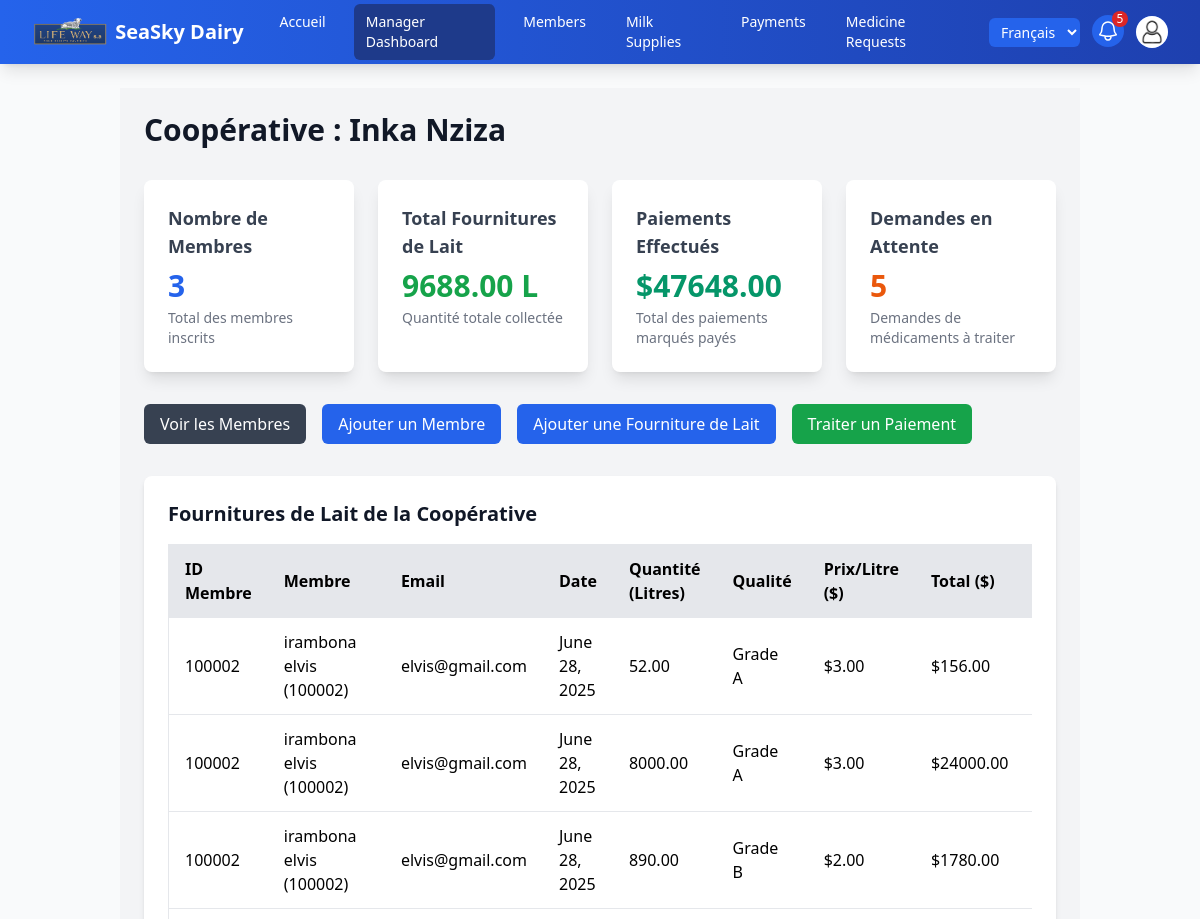
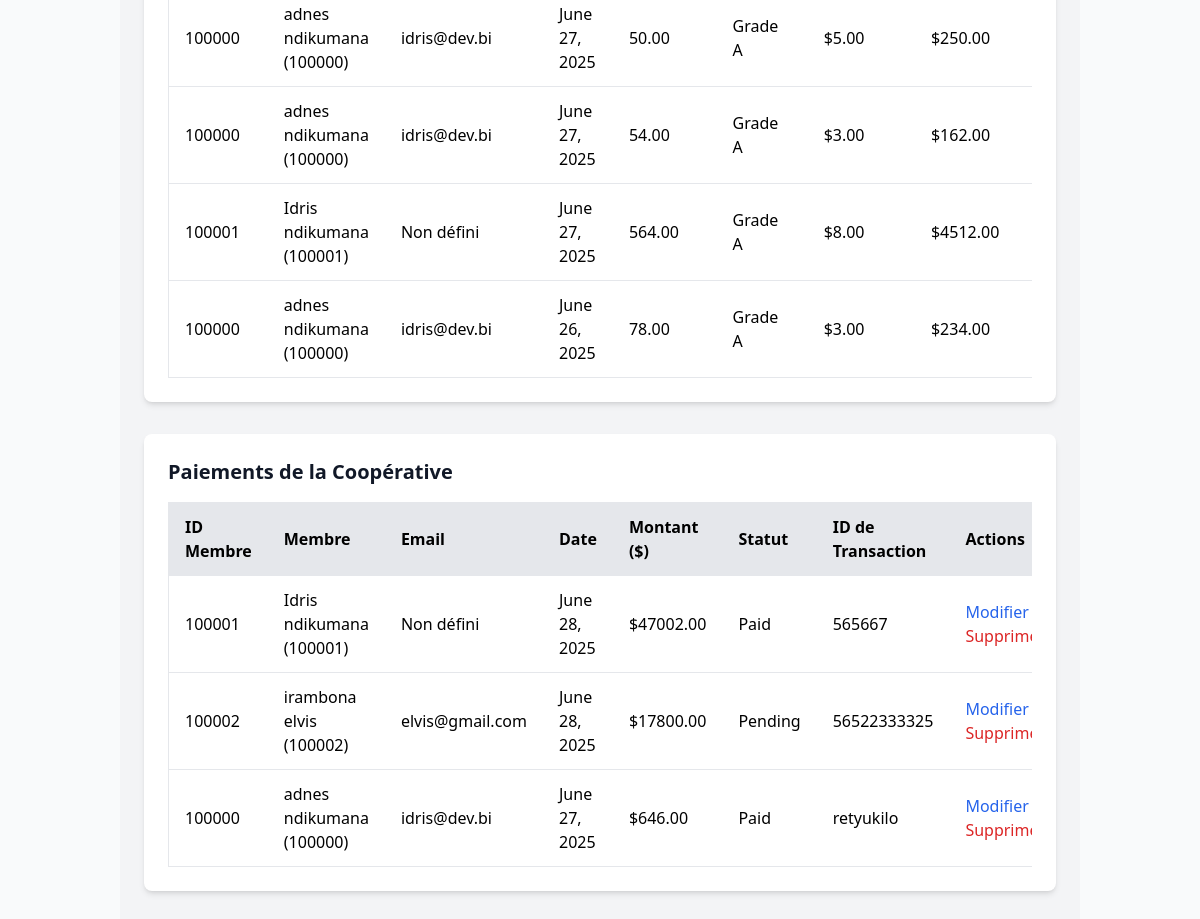
Page /dashboard/manager/ (signed in) on the committed database (2 pictures, top to bottom).
### supply/models.py (models this page shows, shortened)
class Cooperative(models.Model):
    name = models.CharField(max_length=100, unique=True)
    location = models.CharField(max_length=200, blank=True)
    contact_info = models.EmailField(blank=True, null=True)
    created_at = models.DateTimeField(auto_now_add=True)
    def __str__(self):
        return self.name
    class Meta:
        indexes = [
            models.Index(fields=['name']),
        ]

class MilkSupply(models.Model):
    member = models.ForeignKey(Member, on_delete=models.CASCADE, related_name="milk_supplies")
    supply_date = models.DateField(default=timezone.now)
    quantity_liters = models.DecimalField(
        max_digits=10, decimal_places=2, validators=[MinValueValidator(0.01)],
        help_text="Quantity of milk in liters"
    )
    quality_grade = models.CharField(max_length=10, choices=[
        ('A', 'Grade A'),
        ('B', 'Grade B'),
        ('C', 'Grade C')
    ], default='A')
    price_per_liter = models.DecimalField(
        max_digits=10, decimal_places=2, validators=[MinValueValidator(0.01)],
        help_text="Price per liter in USD"
    )
    recorded_at = models.DateTimeField(auto_now_add=True)
    def total_value(self):
        return self.quantity_liters * self.price_per_liter
    class Meta:
        indexes = [
            models.Index(fields=['member', 'supply_date']),
            models.Index(fields=['supply_date']),
        ]

class Member(models.Model):
    user = models.OneToOneField(User, on_delete=models.CASCADE, related_name="member_profile")
    cooperative = models.ForeignKey(Cooperative, on_delete=models.SET_NULL, null=True, blank=True, related_name="members")
    first_name = models.CharField(max_length=50)
    last_name = models.CharField(max_length=50)
    member_id = models.IntegerField(unique=True, editable=False)
    contact_number = models.CharField(max_length=15, blank=True)
    email = models.EmailField(blank=True, null=True)
    joined_date = models.DateField(default=timezone.now)
    def __str__(self):
        return f"{self.first_name} {self.last_name} ({self.member_id})"
    @property
    def full_name(self):
        return f"{self.first_name} {self.last_name}".strip()
    class Meta:
        indexes = [
            models.Index(fields=['member_id']),
            models.Index(fields=['cooperative']),
        ]

class User(AbstractUser):
    ROLE_CHOICES = [
        ('ADMIN', 'Admin'),
        ('MANAGER', 'Cooperative Manager'),
        ('MEMBER', 'Member'),
    ]
    role = models.CharField(max_length=20, choices=ROLE_CHOICES, default='MEMBER')

class Payment(models.Model):
    member = models.ForeignKey(Member, on_delete=models.CASCADE, related_name="payments")
    milk_supply = models.ManyToManyField(MilkSupply, related_name="payments")
    amount = models.DecimalField(
        max_digits=10, decimal_places=2, validators=[MinValueValidator(0.01)]
    )
    payment_date = models.DateField(default=timezone.now)
    status = models.CharField(max_length=20, choices=[
        ('PENDING', 'Pending'),
        ('PAID', 'Paid'),
        ('OVERDUE', 'Overdue')
    ], default='PENDING')
    transaction_id = models.CharField(max_length=50, blank=True, null=True)
    notified = models.BooleanField(default=False)
    class Meta:
        indexes = [
            models.Index(fields=['member', 'payment_date']),
            models.Index(fields=['status']),
        ]

### supply/views.py (the view)
# urls.py: path('dashboard/manager/', views.manager_dashboard, name='manager_dashboard'),
@role_required('MANAGER')
def manager_dashboard(request):
    cooperative = manager_cooperative(request.user)
    if cooperative is None:
        messages.error(request, "Your account is not assigned to a cooperative. Contact an administrator.")
        return render(request, 'manager_dashboard.html', {'cooperative': None})
    supplies = (MilkSupply.objects.filter(member__cooperative=cooperative)
                .select_related('member__user').order_by('-supply_date'))
    payments = (Payment.objects.filter(member__cooperative=cooperative)
                .select_related('member__user').order_by('-payment_date'))
    total_milk_liters = supplies.aggregate(total=Sum('quantity_liters'))['total'] or 0
    total_payments = payments.filter(status='PAID').aggregate(total=Sum('amount'))['total'] or 0
    return render(request, 'manager_dashboard.html', {
        'cooperative': cooperative,
        'supplies': supplies,
        'payments': payments,
        'total_milk_liters': total_milk_liters,
        'total_payments': total_payments,
        'pending_requests': MedicineRequest.objects.filter(
            member__cooperative=cooperative, status='PENDING').count(),
    })

### supply/context_processors.py (called while the page is built)
def notifications(request):
    user = getattr(request, 'user', None)
    if user is None or not user.is_authenticated:
        return {}
    requests = MedicineRequest.objects.filter(status='PENDING')
    if user.role == 'MANAGER':
        profile = get_member_profile(user)
        requests = requests.filter(member__cooperative=profile.cooperative if profile else None)
    elif user.role != 'ADMIN':
        profile = get_member_profile(user)
        requests = requests.filter(member=profile) if profile else requests.none()
    return {'pending_request_count': requests.count()}

### supply/forms.py (called while the page is built)
def get_member_profile(user):
    if user is None or not user.is_authenticated:
        return None
    try:
        return user.member_profile
    except Member.DoesNotExist:
        return None

### supply/views.py (called while the page is built)
def role_required(*roles):
    def decorator(view):
        @wraps(view)
        @login_required
        def wrapper(request, *args, **kwargs):
            if request.user.role not in roles:
                return HttpResponseForbidden("Access denied")
            return view(request, *args, **kwargs)
        return wrapper
    return decorator

def manager_cooperative(user):
    profile = get_member_profile(user)
    return profile.cooperative if profile else None

### supply/templates/manager_dashboard.html (shortened to what this page needs)
{% extends 'base.html' %}
{% block content %}
<div class="bg-gray-100 min-h-screen p-6">
    <div class="max-w-7xl mx-auto">
        {% if not cooperative %}
        <div class="bg-white p-6 rounded-lg shadow-md">
            <h1 class="text-2xl font-bold text-gray-900 mb-2" data-lang="fr">Aucune coopérative assignée</h1>
            <p class="text-gray-600" data-lang="fr">Votre compte n'est rattaché à aucune coopérative. Veuillez contacter un administrateur.</p>
        </div>
        {% else %}
        <h1 class="text-3xl font-bold mb-8 text-gray-900" data-lang="fr">Coopérative : {{ cooperative }}</h1>
        {% if user.role == 'MANAGER' %}
        <div class="grid grid-cols-1 sm:grid-cols-2 lg:grid-cols-4 gap-6 mb-8">
            <div class="bg-white p-6 rounded-lg shadow-lg hover:shadow-xl transition-shadow duration-300 animate-fade-in">
                <h3 class="text-lg font-semibold text-gray-700" data-lang="fr">Nombre de Membres</h3>
                <p class="text-3xl font-bold text-blue-600 mt-2">{{ cooperative.members.count }}</p>
                <p class="text-sm text-gray-500 mt-1" data-lang="fr">Total des membres inscrits</p>
            </div>
            <div class="bg-white p-6 rounded-lg shadow-lg hover:shadow-xl transition-shadow duration-300 animate-fade-in">
                <h3 class="text-lg font-semibold text-gray-700" data-lang="fr">Total Fournitures de Lait</h3>
                <p class="text-3xl font-bold text-green-600 mt-2">{{ total_milk_liters|floatformat:2 }} L</p>
                <p class="text-sm text-gray-500 mt-1" data-lang="fr">Quantité totale collectée</p>
            </div>
            <div class="bg-white p-6 rounded-lg shadow-lg hover:shadow-xl transition-shadow duration-300 animate-fade-in">
                <h3 class="text-lg font-semibold text-gray-700" data-lang="fr">Paiements Effectués</h3>
                <p class="text-3xl font-bold text-emerald-600 mt-2">${{ total_payments|floatformat:2 }}</p>
                <p class="text-sm text-gray-500 mt-1" data-lang="fr">Total des paiements marqués payés</p>
            </div>
            <a href="{% url 'medicine_request_list' %}?status=PENDING" class="block bg-white p-6 rounded-lg shadow-lg hover:shadow-xl transition-shadow duration-300 animate-fade-in">
                <h3 class="text-lg font-semibold text-gray-700" data-lang="fr">Demandes en Attente</h3>
                <p class="text-3xl font-bold text-orange-600 mt-2">{{ pending_requests }}</p>
                <p class="text-sm text-gray-500 mt-1" data-lang="fr">Demandes de médicaments à traiter</p>
            </a>
        </div>
        <div class="mb-8 flex flex-wrap gap-4">
            <a href="{% url 'member_list' %}" class="inline-block bg-gray-700 text-white px-4 py-2 rounded-md hover:bg-gray-800 focus:ring-2 focus:ring-gray-500 focus:outline-none transition-transform hover:scale-105" data-lang="fr">Voir les Membres</a>
            <a href="{% url 'member_create' %}" class="inline-block bg-blue-600 text-white px-4 py-2 rounded-md hover:bg-blue-700 focus:ring-2 focus:ring-blue-500 focus:outline-none transition-transform hover:scale-105" data-lang="fr">Ajouter un Membre</a>
            <button type="button" class="inline-block bg-blue-600 text-white px-4 py-2 rounded-md hover:bg-blue-700 focus:ring-2 focus:ring-blue-500 focus:outline-none transition-transform hover:scale-105" onclick="document.getElementById('milk-supply-modal').classList.remove('hidden')" data-lang="fr">Ajouter une Fourniture de Lait</button>
            <a href="{% url 'payment_create' %}" class="inline-block bg-green-600 text-white px-4 py-2 rounded-md hover:bg-green-700 focus:ring-2 focus:ring-green-500 focus:outline-none transition-transform hover:scale-105" data-lang="fr">Traiter un Paiement</a>
        </div>
        {% endif %}
        <div class="bg-white p-6 rounded-lg shadow-md mb-8">
            <h2 class="text-xl font-semibold mb-4 text-gray-900" data-lang="fr">Fournitures de Lait de la Coopérative</h2>
            <div class="overflow-x-auto">
                <table class="min-w-full bg-white border rounded-lg">
                    <thead class="bg-gray-200">
                        <tr>
                            <th class="py-3 px-4 border-b text-left" data-lang="fr">ID Membre</th>
                            <th class="py-3 px-4 border-b text-left" data-lang="fr">Membre</th>
                            <th class="py-3 px-4 border-b text-left" data-lang="fr">Email</th>
                            <th class="py-3 px-4 border-b text-left" data-lang="fr">Date</th>
                            <th class="py-3 px-4 border-b text-left" data-lang="fr">Quantité (Litres)</th>
                            <th class="py-3 px-4 border-b text-left" data-lang="fr">Qualité</th>
                            <th class="py-3 px-4 border-b text-left" data-lang="fr">Prix/Litre ($)</th>
                            <th class="py-3 px-4 border-b text-left" data-lang="fr">Total ($)</th>
                            {% if user.role == 'MANAGER' %}
                                <th class="py-3 px-4 border-b text-left" data-lang="fr">Actions</th>
                            {% endif %}
                        </tr>
                    </thead>
                    <tbody>
                        {% for supply in supplies %}
                        <tr class="hover:bg-gray-50 animate-fade-in">
                            <td class="py-3 px-4 border-b">{{ supply.member.member_id }}</td>
                            <td class="py-3 px-4 border-b">{{ supply.member }}</td>
                            <td class="py-3 px-4 border-b">{{ supply.member.user.email|default:"Non défini" }}</td>
                            <td class="py-3 px-4 border-b">{{ supply.supply_date }}</td>
                            <td class="py-3 px-4 border-b">{{ supply.quantity_liters }}</td>
                            <td class="py-3 px-4 border-b">{{ supply.get_quality_grade_display }}</td>
                            <td class="py-3 px-4 border-b">${{ supply.price_per_liter|floatformat:2 }}</td>
                            <td class="py-3 px-4 border-b">${{ supply.total_value|floatformat:2 }}</td>
                            {% if user.role == 'MANAGER' %}
                                <td class="py-3 px-4 border-b">
                                </td>
                            {% endif %}
                        </tr>
                        {% empty %}
                        <tr>
                            <td colspan="{% if user.role == 'MANAGER' %}9{% else %}8{% endif %}" class="py-3 px-4 border-b text-center text-gray-500" data-lang="fr">Aucune fourniture de lait.</td>
                        </tr>
                        {% endfor %}
                    </tbody>
                </table>
            </div>
        </div>
        <div class="bg-white p-6 rounded-lg shadow-md">
            <h2 class="text-xl font-semibold mb-4 text-gray-900" data-lang="fr">Paiements de la Coopérative</h2>
            <div class="overflow-x-auto">
                <table class="min-w-full bg-white border rounded-lg">
                    <thead class="bg-gray-200">
                        <tr>
                            <th class="py-3 px-4 border-b text-left" data-lang="fr">ID Membre</th>
                            <th class="py-3 px-4 border-b text-left" data-lang="fr">Membre</th>
                            <th class="py-3 px-4 border-b text-left" data-lang="fr">Email</th>
                            <th class="py-3 px-4 border-b text-left" data-lang="fr">Date</th>
                            <th class="py-3 px-4 border-b text-left" data-lang="fr">Montant ($)</th>
                            <th class="py-3 px-4 border-b text-left" data-lang="fr">Statut</th>
                            <th class="py-3 px-4 border-b text-left" data-lang="fr">ID de Transaction</th>
                            {% if user.role == 'MANAGER' %}
                                <th class="py-3 px-4 border-b text-left" data-lang="fr">Actions</th>
                            {% endif %}
                        </tr>
                    </thead>
                    <tbody>
                        {% for payment in payments %}
                        <tr class="hover:bg-gray-50 animate-fade-in">
                            <td class="py-3 px-4 border-b">{{ payment.member.member_id }}</td>
                            <td class="py-3 px-4 border-b">{{ payment.member }}</td>
                            <td class="py-3 px-4 border-b">{{ payment.member.user.email|default:"Non défini" }}</td>
                            <td class="py-3 px-4 border-b">{{ payment.payment_date }}</td>
                            <td class="py-3 px-4 border-b">${{ payment.amount|floatformat:2 }}</td>
                            <td class="py-3 px-4 border-b">{{ payment.get_status_display }}</td>
                            <td class="py-3 px-4 border-b">{{ payment.transaction_id|default:"N/A" }}</td>
                            {% if user.role == 'MANAGER' %}
                                <td class="py-3 px-4 border-b">
                                    <a href="{% url 'payment_update' payment.pk %}" class="text-blue-600 hover:underline" data-lang="fr">Modifier</a>
                                    <a href="{% url 'payment_delete' payment.pk %}" class="text-red-600 hover:underline" data-lang="fr">Supprimer</a>
                                </td>
                            {% endif %}
                        </tr>
                        {% empty %}
                        <tr>
                            <td colspan="{% if user.role == 'MANAGER' %}8{% else %}7{% endif %}" class="py-3 px-4 border-b text-center text-gray-500" data-lang="fr">Aucun paiement.</td>
                        </tr>
                        {% endfor %}
                    </tbody>
                </table>
            </div>
        </div>
        {% endif %}
    </div>
</div>
{% endblock %}

### supply/templates/manager_dashboard.html (style rules this page uses)
.animate-fade-in { animation: fade-in 0.5s ease-out; }

### supply/templates/base.html (style rules this page uses)
.animate-fade-in { animation: fade-in 0.5s ease-in-out; }

### rows in the picture
Cooperative: name "Inka Nziza", members.count "3"
MilkSupply: member.member_id "100002", member "irambona elvis (100002)", member.user.email "elvis@gmail.com", supply_date "June 28, 2025", quantity_liters "52.00", quality_grade "Grade A", price_per_liter "3.00", total_value "156.00"
MilkSupply: member.member_id "100002", member "irambona elvis (100002)", member.user.email "elvis@gmail.com", supply_date "June 28, 2025", quantity_liters "8000.00", quality_grade "Grade A", price_per_liter "3.00", total_value "24000.00"
MilkSupply: member.member_id "100002", member "irambona elvis (100002)", member.user.email "elvis@gmail.com", supply_date "June 28, 2025", quantity_liters "890.00", quality_grade "Grade B", price_per_liter "2.00", total_value "1780.00"
MilkSupply: member.member_id "100000", member "adnes ndikumana (100000)", member.user.email "idris@dev.bi", supply_date "June 27, 2025", quantity_liters "50.00", quality_grade "Grade A", price_per_liter "5.00", total_value "250.00"
MilkSupply: member.member_id "100000", member "adnes ndikumana (100000)", member.user.email "idris@dev.bi", supply_date "June 27, 2025", quantity_liters "54.00", quality_grade "Grade A", price_per_liter "3.00", total_value "162.00"
MilkSupply: member.member_id "100001", member "Idris ndikumana (100001)", member.user.email "Non défini", supply_date "June 27, 2025", quantity_liters "564.00", quality_grade "Grade A", price_per_liter "8.00", total_value "4512.00"
MilkSupply: member.member_id "100000", member "adnes ndikumana (100000)", member.user.email "idris@dev.bi", supply_date "June 26, 2025", quantity_liters "78.00", quality_grade "Grade A", price_per_liter "3.00", total_value "234.00"
Payment: member.member_id "100001", member "Idris ndikumana (100001)", member.user.email "Non défini", payment_date "June 28, 2025", amount "47002.00", status "Paid", transaction_id "565667"
Payment: member.member_id "100002", member "irambona elvis (100002)", member.user.email "elvis@gmail.com", payment_date "June 28, 2025", amount "17800.00", status "Pending", transaction_id "56522333325"
Payment: member.member_id "100000", member "adnes ndikumana (100000)", member.user.email "idris@dev.bi", payment_date "June 27, 2025", amount "646.00", status "Paid", transaction_id "retyukilo"

### other values in the picture
{{ pending_request_count }} "5"
{{ total_milk_liters|floatformat:2 }} "9688.00"
{{ total_payments|floatformat:2 }} "47648.00"
{{ pending_requests }} "5"
